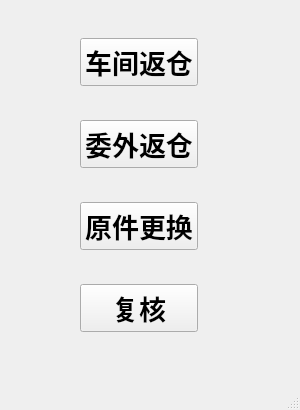
<?xml version="1.0" encoding="UTF-8"?>
<ui version="4.0">
 <class>MainWindow</class>
 <widget class="QMainWindow" name="MainWindow">
  <property name="geometry">
   <rect>
    <x>0</x>
    <y>0</y>
    <width>300</width>
    <height>410</height>
   </rect>
  </property>
  <property name="minimumSize">
   <size>
    <width>300</width>
    <height>410</height>
   </size>
  </property>
  <property name="maximumSize">
   <size>
    <width>300</width>
    <height>410</height>
   </size>
  </property>
  <property name="contextMenuPolicy">
   <enum>Qt::CustomContextMenu</enum>
  </property>
  <property name="windowTitle">
   <string>保税好件</string>
  </property>
  <widget class="QWidget" name="centralwidget">
   <widget class="QWidget" name="layoutWidget">
    <property name="geometry">
     <rect>
      <x>80</x>
      <y>10</y>
      <width>118</width>
      <height>351</height>
     </rect>
    </property>
    <layout class="QVBoxLayout" name="verticalLayout">
     <item>
      <widget class="QPushButton" name="btn_ReturnToWorkshop">
       <property name="font">
        <font>
         <family>Microsoft YaHei UI</family>
         <pointsize>20</pointsize>
         <bold>true</bold>
        </font>
       </property>
       <property name="text">
        <string>车间返仓</string>
       </property>
       <property name="iconSize">
        <size>
         <width>16</width>
         <height>16</height>
        </size>
       </property>
      </widget>
     </item>
     <item>
      <widget class="QPushButton" name="btn_OutsourcedRtWh">
       <property name="font">
        <font>
         <pointsize>20</pointsize>
         <bold>true</bold>
        </font>
       </property>
       <property name="text">
        <string>委外返仓</string>
       </property>
      </widget>
     </item>
     <item>
      <widget class="QPushButton" name="btn_OriRepl">
       <property name="font">
        <font>
         <pointsize>20</pointsize>
         <bold>true</bold>
        </font>
       </property>
       <property name="text">
        <string>原件更换</string>
       </property>
      </widget>
     </item>
     <item>
      <widget class="QPushButton" name="btn_Review">
       <property name="font">
        <font>
         <pointsize>20</pointsize>
         <bold>true</bold>
        </font>
       </property>
       <property name="text">
        <string>复核</string>
       </property>
      </widget>
     </item>
    </layout>
   </widget>
  </widget>
  <widget class="QMenuBar" name="menubar">
   <property name="geometry">
    <rect>
     <x>0</x>
     <y>0</y>
     <width>300</width>
     <height>21</height>
    </rect>
   </property>
  </widget>
  <widget class="QStatusBar" name="statusbar"/>
 </widget>
 <resources/>
 <connections/>
</ui>
